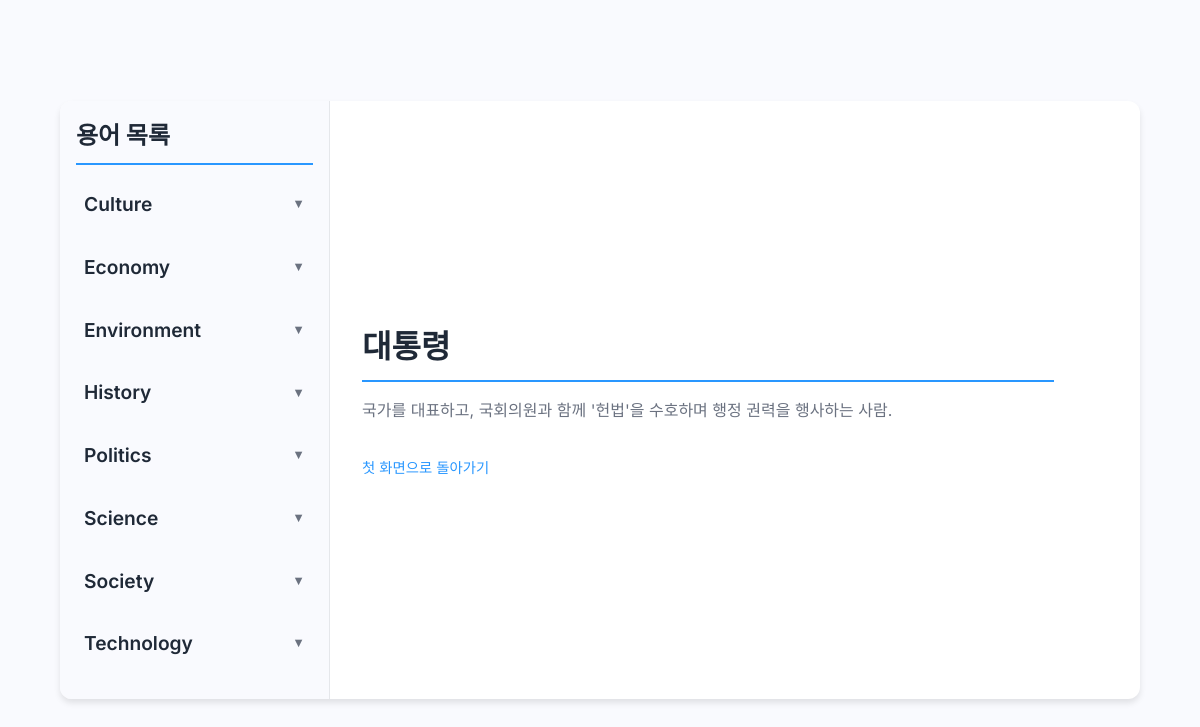
The app's page /366/ with its own data.
### glossary/models.py (models this page shows, shortened)
class Term(models.Model):
    type = models.CharField(max_length=50)  # 대분류
    terms = models.CharField(max_length=100)  # 용어 이름
    definition = models.TextField()  # 정의
    full_term = models.CharField(max_length=200, blank=True, null=True)  # full term 추가 (필수 아님)
    view_count = models.IntegerField(default=0)  # 조회수 필드 추가

### glossary/views.py (the view)
# urls.py: path('<int:pk>/', views.term_detail, name='term_detail'),  # 용어 상세 페이지
def term_detail(request, pk):
    term = get_object_or_404(Term, pk=pk)  # 특정 용어 가져오기
    term.view_count = F('view_count') + 1  # 조회수 증가
    term.save(update_fields=['view_count'])  # 데이터베이스에 저장
    terms = Term.objects.all().order_by('type', 'terms')
    terms_by_type = defaultdict(list)
    for t in terms:
        terms_by_type[t.type].append(t)
    def add_links(definition):
        all_terms = Term.objects.values_list('terms', 'id')
        for other_term, other_id in all_terms:
            pattern = rf'\b{re.escape(other_term)}\b'
            link = f'<a href="/{other_id}/">{other_term}</a>'
            definition = re.sub(pattern, link, definition)
        return definition
    term.definition = add_links(term.definition)
    term.definition = mark_safe(add_links(term.definition))
    return render(request, 'glossary/term_detail.html', {
        'term': term,
        'terms_by_type': dict(terms_by_type)  # full_term 데이터도 템플릿에서 활용 가능
    })

### glossary/templates/glossary/term_detail.html (shortened to what this page needs)
<!DOCTYPE html>
<html lang="ko">
<head>
</head>
<body>
    <div class="container">
        <aside class="sidebar">
            <h2>용어 목록</h2>
            {% for type, terms in terms_by_type.items %}
            <section class="type-section">
                <div class="type-heading">{{ type }}</div>
            </section>
            {% endfor %}
        </aside>
        <main class="content">
            <h2 class="term-title">{{ term.terms }}</h2>
            <div class="term-definition">
                {{ term.definition }}
            </div>
            <a href="/" class="back-link">첫 화면으로 돌아가기</a>
        </main>
    </div>
</body>
</html>

### records on screen
Term: type "Culture"
Term: type "Economy"
Term: type "Environment"
Term: type "History"
Term: type "Politics"
Term: type "Science"
Term: type "Society"
Term: type "Technology"
Term: terms "대통령", definition "국가를 대표하고, 국회의원과 함께 '헌법'을 수호하며 행정 권력을 행사하는 사람."
